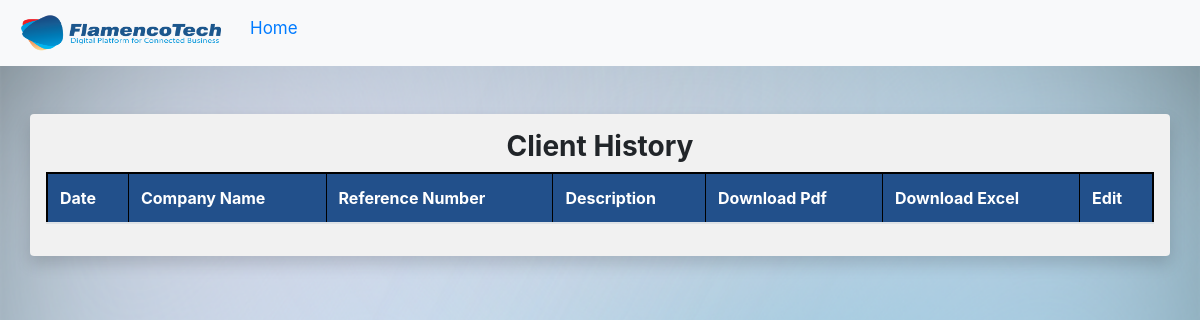
The app's page /admins/history/ (signed in), older data.
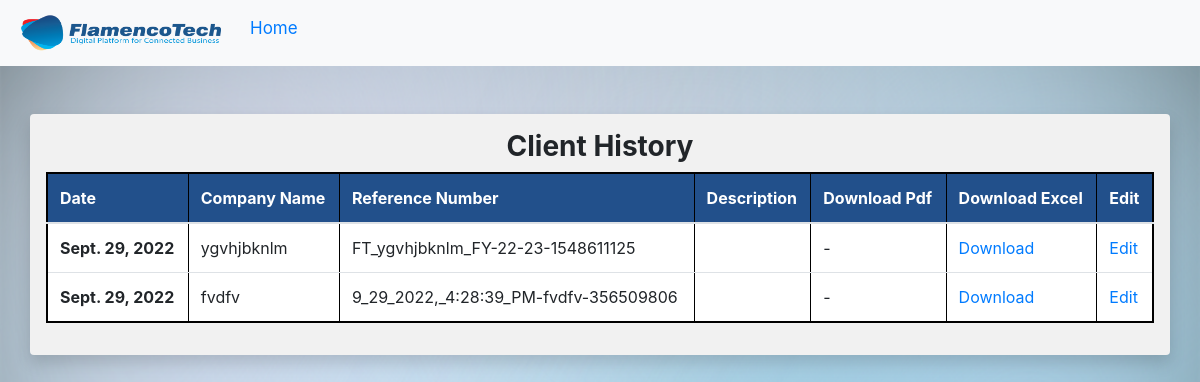
The same page, newer data.
### Admin1/models.py (models this page shows)
class Quotation(models.Model):
    ref_no=models.CharField(max_length=100,primary_key=True)
    pdf = models.FileField(upload_to ='pdfs/',blank=True)
    excel = models.FileField(upload_to ='excels/')
    date=models.DateField(default=datetime.date.today())
    company_name=models.CharField(max_length=100)
    input_data=models.TextField(max_length=500)
    user_name = models.CharField(max_length=50)
    emp_name=models.CharField(max_length=50)
    _Trays2=models.CharField(max_length=200,default="")
    _Bms_Trays=models.CharField(max_length=200,default="")
    _Bms_Piping=models.CharField(max_length=200,default="")
    _Bms_Cabling=models.CharField(max_length=200,default="")
    _Bms_Sensors=models.CharField(max_length=200,default="")
    _Ddc=models.CharField(max_length=200,default="")
    _Ethernet=models.CharField(max_length=200,default="")
    _Fiber=models.CharField(max_length=200,default="")
    _Active=models.CharField(max_length=200,default="")
    _Efforts=models.CharField(max_length=200,default="")
    _Others=models.CharField(max_length=200,default="")
    _hard=models.CharField(max_length=200,default="")
    _Third_Party=models.CharField(max_length=200,default="")
    description=models.CharField(max_length=200,default="")

### Admin1/views.py (the view)
# urls.py: path('history/',views.history,name='history'),
def history(request):
	objs=Quotation.objects.filter(user_name=request.user.user_name)
	print(request.user.user_name)
	print(objs)
	context={'entries':objs}
	return render(request,'Admin1/history.html',context)

### templates/Admin1/history.html (shortened to what this page needs)
<!DOCTYPE html>
<html lang="en">
<head>
    <link rel="stylesheet" href="https://cdn.jsdelivr.net/npm/bootstrap@4.1.3/dist/css/bootstrap.min.css"
>
</head>
<body>
    <nav class="navbar navbar-expand-lg navbar-light bg-light">
      <div class="collapse navbar-collapse" id="navbarSupportedContent">
        <ul class="navbar-nav mr-auto">
            <li>
                <a class="navbar-brand" href="https://www.flamencotech.com/" target="_blank" style="display: flex;align-items: center;
                padding: 5px;">
                  <img src="/static/logo.png" alt="" width="200" height="40">
              </a>
              </li>
          <li class="nav-item active">
            <a class="nav-link text-primary" href="/admins/"
              >Home<span class="sr-only">(current)</span></a
            >
          </li>
        </ul>
      </div>
    </nav>
    <div style="width: 1200px;background-color: rgb(241, 241, 241);" class="container my-5 shadow p-3 mb-5 rounded">
        <div style="text-align: center;" >
            <h3><b>Client History</b></h3>
        </div>
        <table <div >
            <form class="my-5">
                <table class="table table-secondary" border="1" style="border:2px solid rgb(0, 0, 0)">
                    <thead>
                        <tr style="background-color: #22508b;color:white">
                            <th scope="col">Date</th>
                            <th scope="col">Company Name</th>
                            <th scope="col">Reference Number</th>
                            <th scope="col">Description</th>
                            <th scope="col">Download Pdf</th>
                            <th scope="col">Download Excel</th>
                            <th scope="col">Edit</th>
                        </tr>
                    </thead>
                    <tbody style="background-color:white;">
                        {% for entry in entries %}
                        <tr>
                            <th scope="row">{{entry.date}}</th>
                            <td>{{entry.company_name}}</td>
                            <td>{{entry.ref_no}}</td>
                            <td>{{entry.description}}</td>
                            {% if entry.pdf %}
                            <td><a href="{{entry.pdf.url}}" download="{{entry.pdf.url}}">Download</a>  </td>
                            {% else %}
                            <td>-</td>
                            {% endif %}
                            <td><a href="{{entry.excel.url}}" download="{{entry.excel.url}}">Download</a></td>
                            <td><a href="{% url 'edit_quot_admin' ref_no=entry.ref_no %}">Edit</a></td>
                        </tr>
                        {% endfor %}
                    </tbody>
                </table>
            </form>
    </div>
</body>
</html>

Row changes from the older to the newer data that the page shows:
added Quotation: date "Sept. 29, 2022", company_name "ygvhjbknlm", ref_no "FT_ygvhjbknlm_FY-22-23-1548611125"
added Quotation: date "Sept. 29, 2022", company_name "fvdfv", ref_no "9_29_2022,_4:28:39_PM-fvdfv-356509806"
